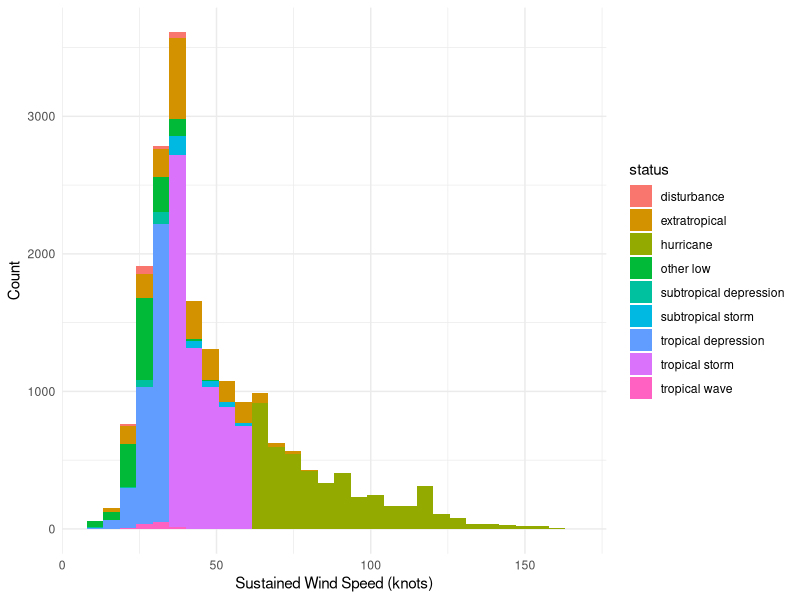
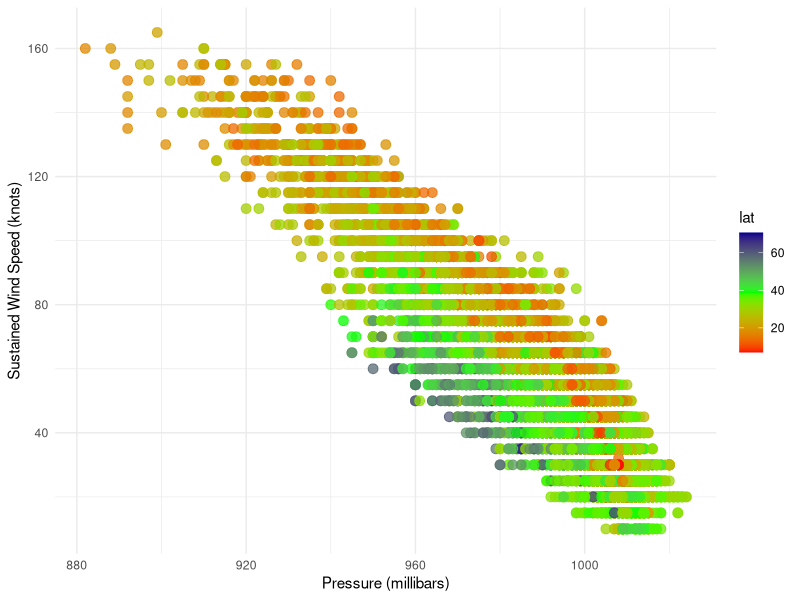
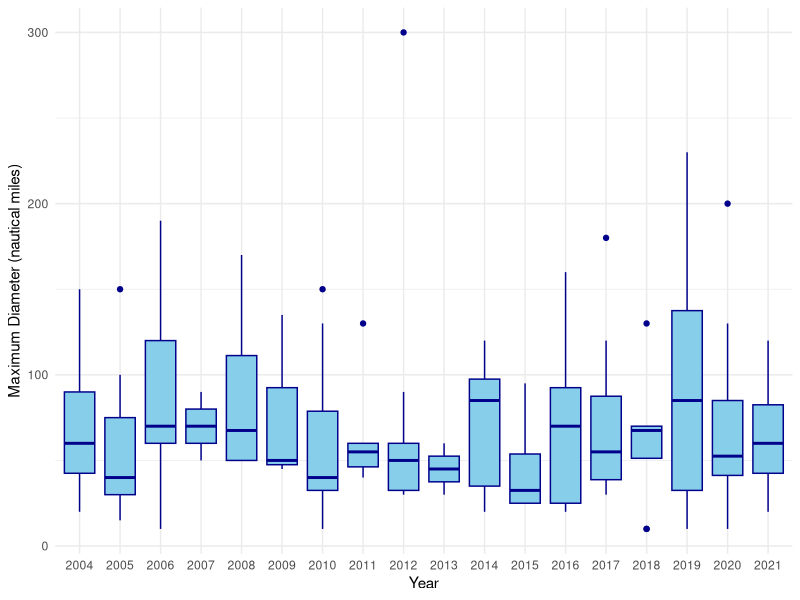

These figures' R source, in order:
## ---- chunk 1
knitr::opts_chunk$set(echo = FALSE, message = FALSE)
## ---- chunk 2
library(tidyverse)
storms <- read_csv("data/atlantic_storms.csv")
summary(storms)
## ---- chunk 3
storms %>% 
  ggplot()+
  geom_histogram(aes(x = wind, fill = status)) +
  theme_minimal() +
  labs(color = "Storm Type") + 
  ylab("Count") +
  xlab("Sustained Wind Speed (knots)") 
## ---- chunk 4
storms %>%
  ggplot() +
  geom_point(aes(x = pressure, y = wind, color = lat), alpha = 0.75, cex = 3) +
  scale_color_gradientn(colors = c( "red", "green", "darkblue")) +
  theme_minimal() +
  labs(fill = "Latitude") + 
  xlab("Pressure (millibars)") +
  ylab("Sustained Wind Speed (knots)") 
## ---- chunk 5
hurricanes <- storms %>% 
  filter(status == 'hurricane') %>%
  group_by(name, year) %>%
  summarize(max_force_diameter = max(hurricane_force_diameter)) %>%
  filter(!is.na(max_force_diameter))
## ---- chunk 6
hurricanes %>%
  ggplot() +
  geom_boxplot(aes(x = as.factor(year), y = max_force_diameter), color = "darkblue", fill = "skyblue") +
  theme_minimal() +
  xlab("Year") +
  ylab("Maximum Diameter (nautical miles)")
